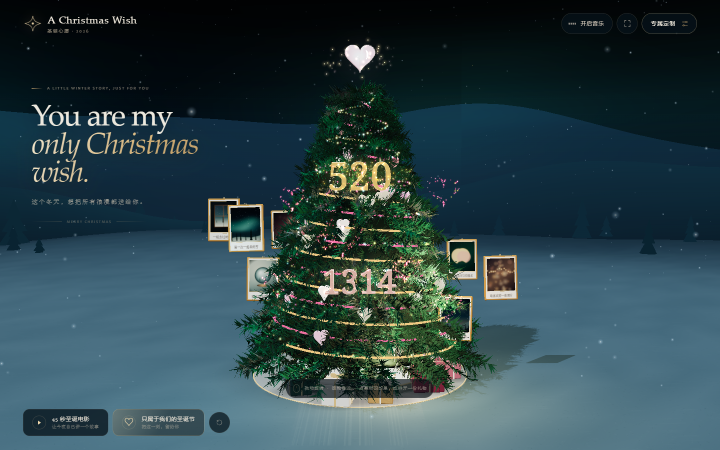
#> input picture docs/F3/screenshots/01-front.png, 1440 x 900 px, found by its file name (shown at 1/2 size); its folder holds 4 pictures in this run
$ python f3-reuse-compare.py
#> lines starting #> are read from the running program, lines starting #| are printed output that depends on the picture
from PIL import Image, ImageDraw, ImageFont
from pathlib import Path
root=Path('.')
pairs=[('01-front','01-front'),('07-heart-ornaments-close','07-hearts-close'),('08-crystal-heart-close','08-crystal-close'),('10-pure-tree','10-pure-tree')]
font_path=r'C:\Windows\Fonts\segoeui.ttf'
try: font=ImageFont.truetype(font_path,22)
except Exception: font=ImageFont.load_default()
for before,after in pairs:
    a=Image.open(root/'docs/F3/screenshots'/f'{before}.png').convert('RGB')
#> a is the input picture: PIL image 1440x900 RGB; mean R, G, B 44.4, 67.5, 73.5
    b=Image.open(root/'docs/F3/reuse-screenshots'/f'after-{after}.png').convert('RGB')
    w,h=a.size; head=52
#> after `w, h = a.size`: w = 1440; h = 900
    out=Image.new('RGB',(w*2,h+head),'#071018')
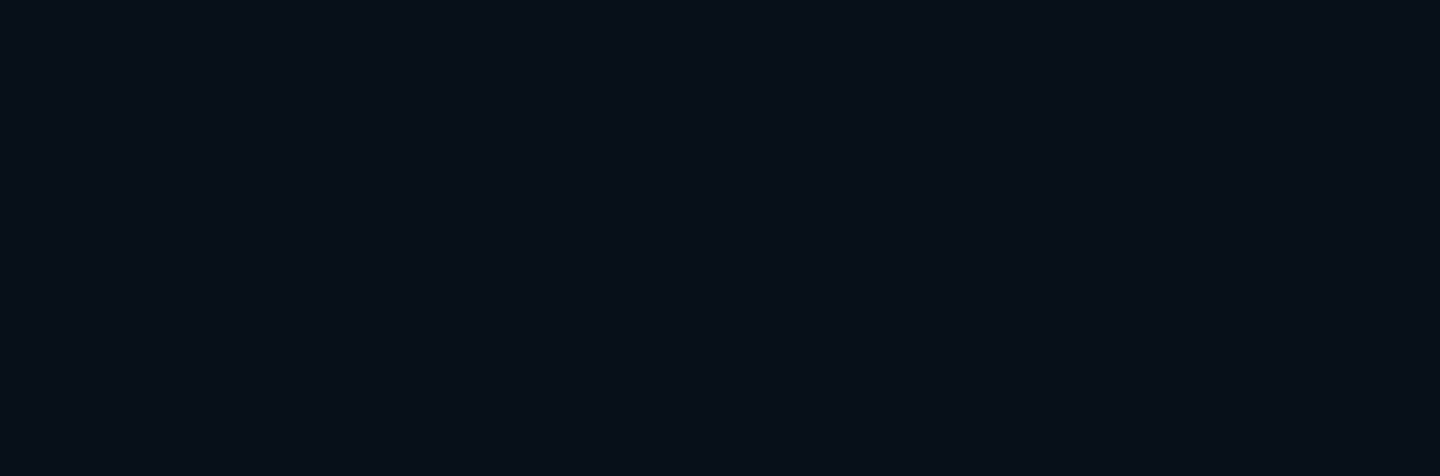
#> out: PIL image 2880x952 RGB (shown at 1/2 size); mean R, G, B 7, 16, 24
    out.paste(a,(0,head)); out.paste(b,(w,head))
#> after `out.paste(a, (0, head))`:
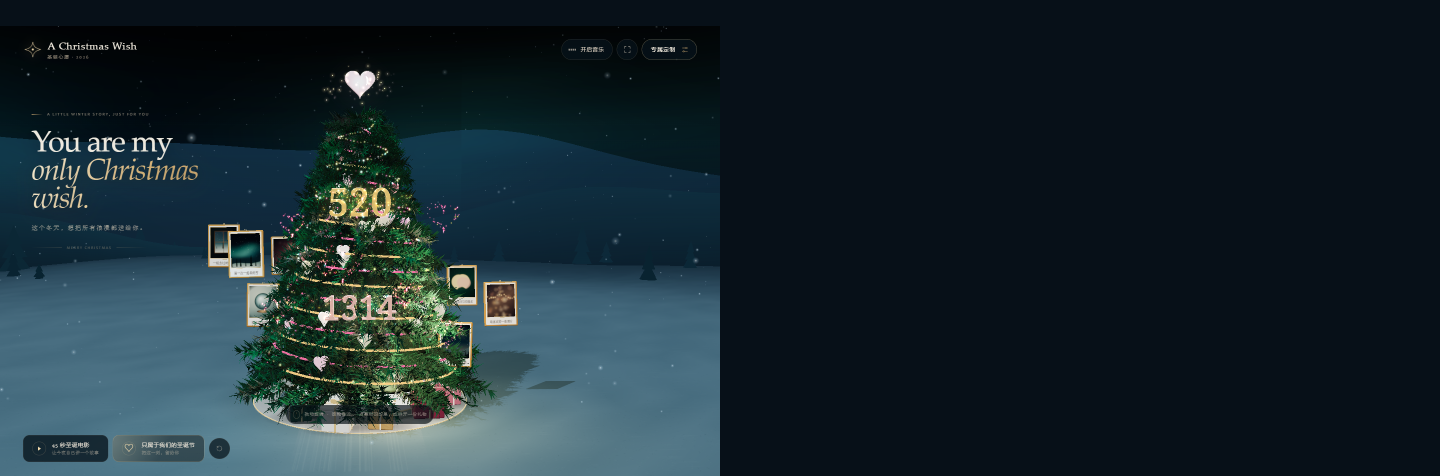
#> out: PIL image 2880x952 RGB (shown at 1/2 size); mean R, G, B 24.7, 40.3, 47.4
#> after `out.paste(b, (w, head))`:
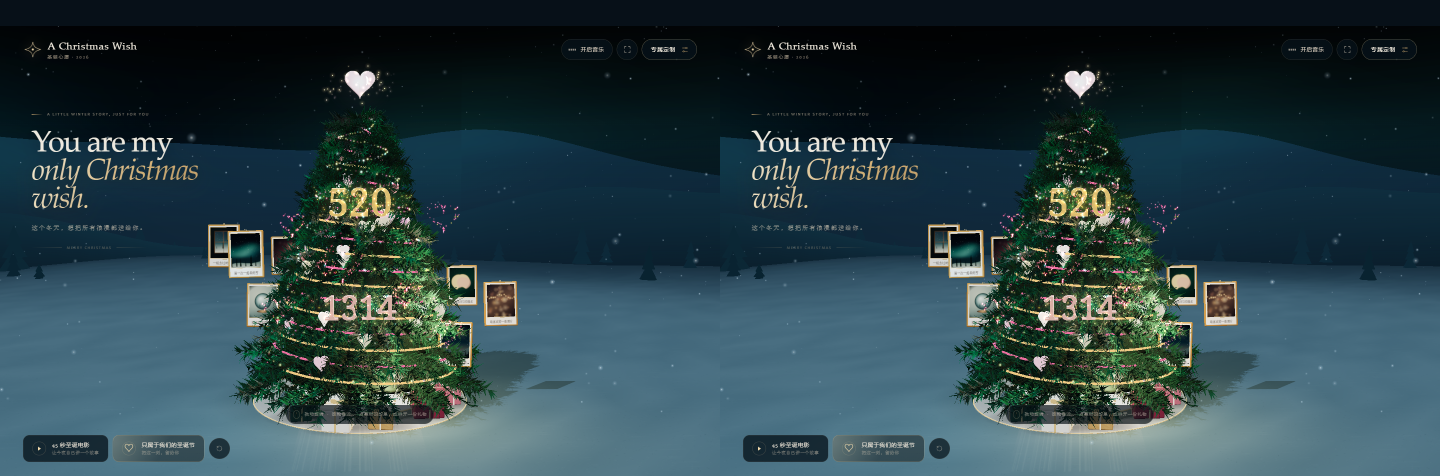
#> out: PIL image 2880x952 RGB (shown at 1/2 size); mean R, G, B 42.3, 64.7, 70.8
    d=ImageDraw.Draw(out)
    d.text((18,14),'BEFORE · F3 baseline d9954c3',fill='#c9d5d2',font=font)
    d.text((w+18,14),'AFTER · WP1 Heart-Star geometry A/B',fill='#ffd58a',font=font)
    d.line([(w,0),(w,h+head)],fill='#5b4630',width=2)
    out.save(root/'docs/F3/reuse-screenshots'/f'compare-{before}.png',optimize=True)
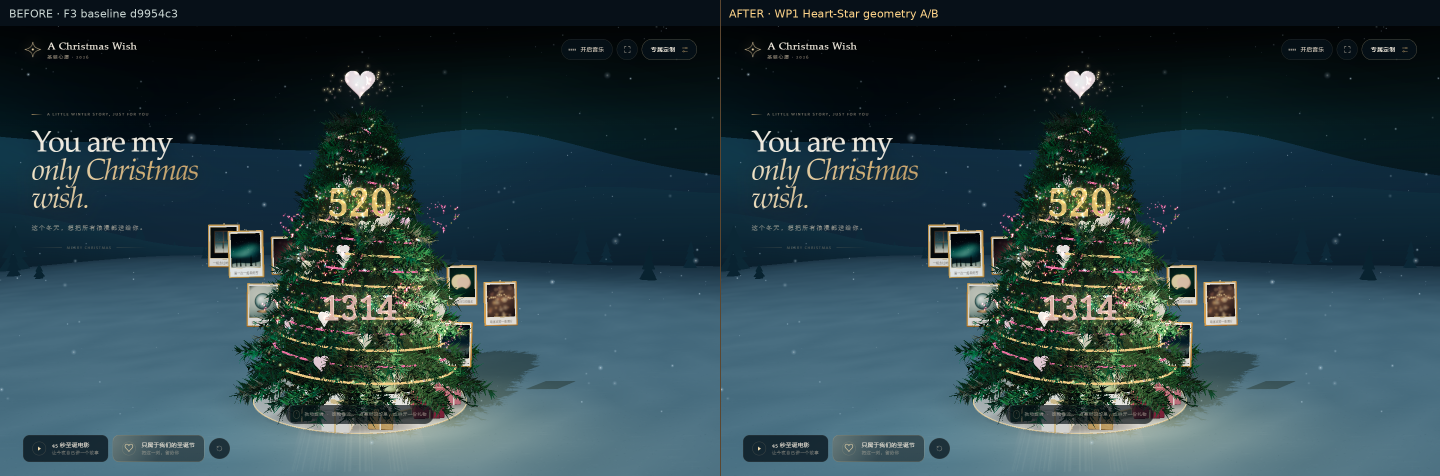
#> saved as compare-01-front.png: PIL image 2880x952 RGB (shown at 1/2 size); mean R, G, B 42.7, 64.9, 71
    print('compare-'+before)
#> pass 2 of the loop `for before,after in pairs:`:
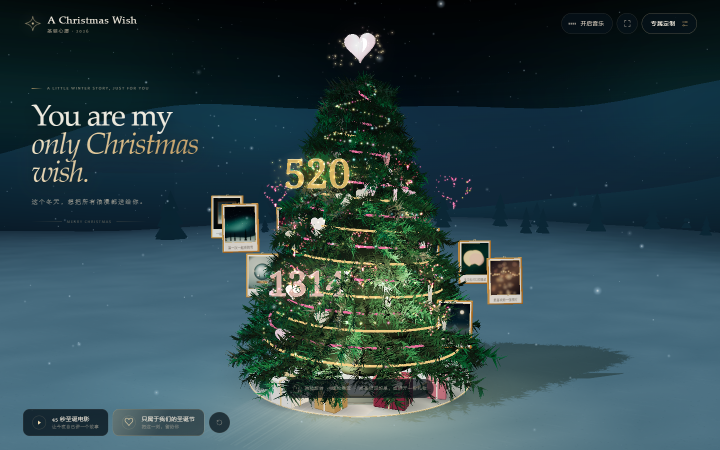
#> input picture docs/F3/screenshots/02-angle45.png, 1440 x 900 px, given in place of 07-heart-ornaments-close.png, which was not available (shown at 1/2 size)
#> a is the input picture: PIL image 1440x900 RGB; mean R, G, B 45.7, 69.6, 74.6
#> `out.paste(a, (0, head))`:
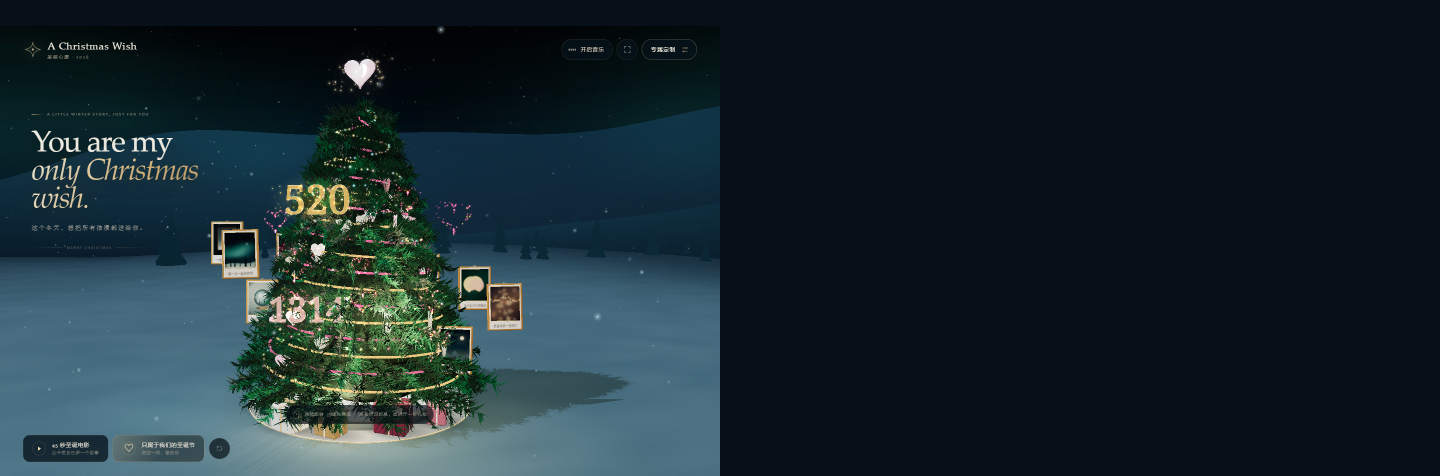
#> out: PIL image 2880x952 RGB (shown at 1/2 size); mean R, G, B 25.3, 41.3, 47.9
#> `out.save(root/'docs/F3/reuse-screenshots'/f'compare-{before}.png',opti..`:
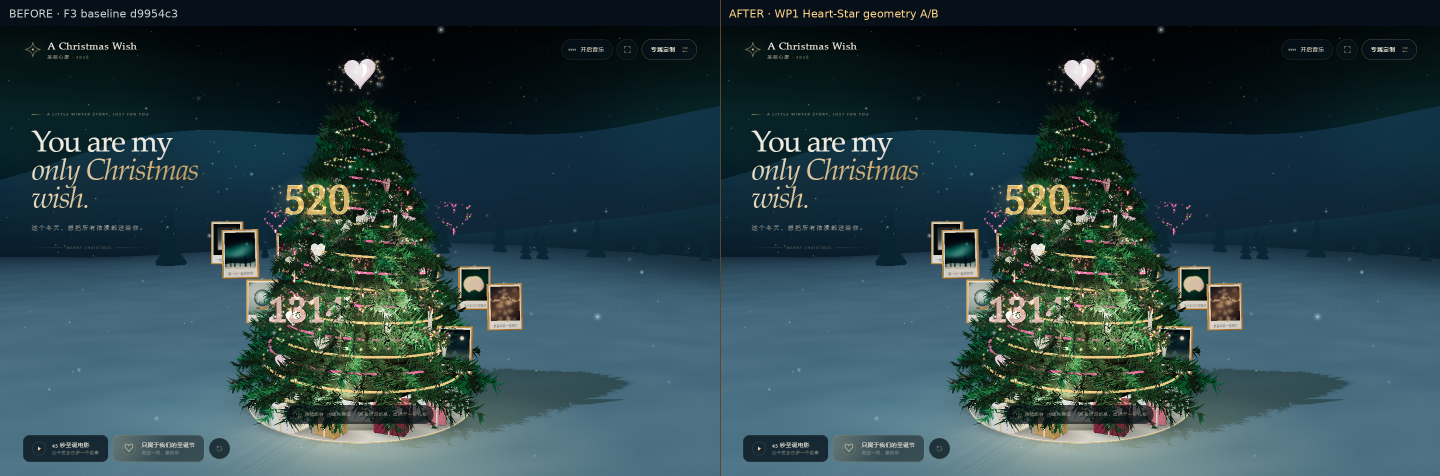
#> saved as compare-07-heart-ornaments-close.png: PIL image 2880x952 RGB (shown at 1/2 size); mean R, G, B 43.9, 67, 72
#> (the run stopped early here; a loop or call above may not have finished)
